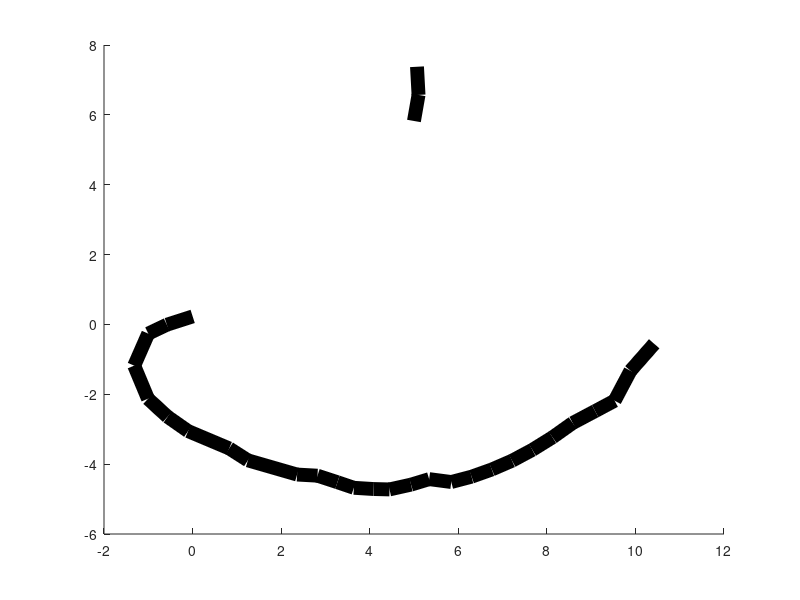

This chart was generated by the following MATLAB code:
%% script_3
%
%   This script produces the peach stem and halo
%

%read in data
data = csvread('data/outline.csv');
%remove missing data
data(data == -999) = NaN;
%plot data
hold on
plot(data(:,1), data(:,2), 'k-', 'LineWidth',10);
plot(data(:,3), data(:,4), 'k-', 'LineWidth',10);

%% SOLUTION: Breakout 1

%read in data
% data = csvread('data/outline.csv');
%remove missing data
% data(data == -999) = NaN;
%plot data
% hold on
% plot(data(:,1), data(:,2), 'k-', 'LineWidth',10); % change linewidth to 10 per reviewer comments
% plot(data(:,3), data(:,4), 'k-', 'LineWidth',10); % change linewidth to 10 per reviewer comments
